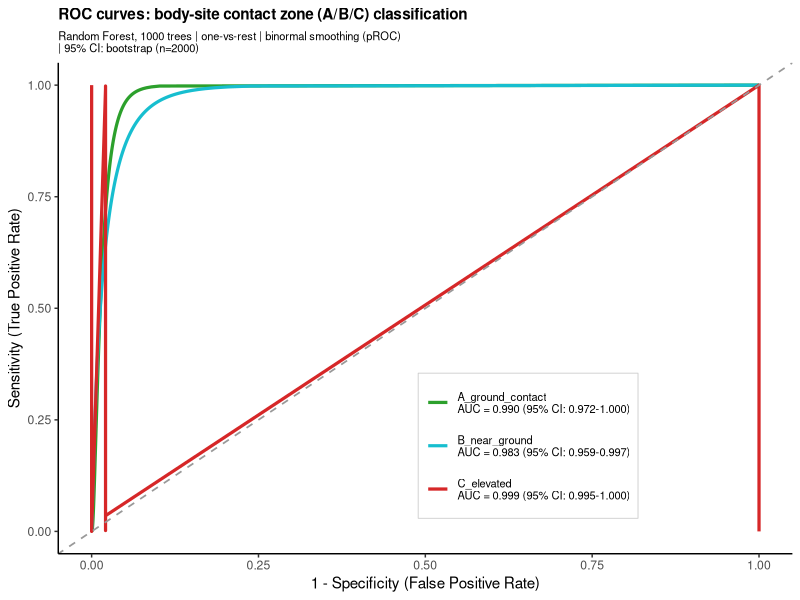

Here is the R script that generated this plot:
library(tidyverse)
library(randomForest)
library(pROC)

# NOTE: No independent test set available — ROC curves reflect training-set
# performance. OOB error from RF provides an approximately unbiased estimate
# of generalisation error (93.8% accuracy), but formal external validation
# requires a held-out cohort.

set.seed(42)
setwd("/home/veve/Dropbox/kone/qiime2")

contrib <- read.csv("pca_family_contributions.csv", check.names = FALSE)
imp_tbl <- read.csv("rf_family_importance.csv",     check.names = FALSE)

fam_cols <- setdiff(colnames(contrib), c("sample_id", "topology"))
shorten_fam <- function(x) sub(
  "d__Bacteria;p__Patescibacteria;c__Saccharimonadia;o__Saccharimonadales;__",
  "Saccharimonadales", x)

dat <- contrib %>%
  filter(topology != "Environment") %>%
  mutate(topo3 = case_when(
    topology %in% c("Left front pastern", "Muzzle")   ~ "A_ground_contact",
    topology %in% c("Ventral abdomen",    "Udder")     ~ "B_near_ground",
    topology %in% c("Dorsum", "Forehead", "Neck",
                    "Pectoral area")                    ~ "C_elevated"
  ) %>% factor(levels = c("A_ground_contact", "B_near_ground", "C_elevated")))

X <- dat %>% select(all_of(fam_cols)) %>%
     mutate(across(everything(), as.numeric)) %>%
     rename_with(shorten_fam)

# -------------------------
# Refit RF and get predicted probabilities
# -------------------------
rf <- randomForest(x = X, y = dat$topo3, ntree = 1000,
                   importance = FALSE, keep.forest = TRUE)
probs  <- predict(rf, type = "prob")
groups <- levels(dat$topo3)

# -------------------------
# Compute raw ROC, smoothed ROC, and 95% CI for AUC
# Smoothing: binormal method (fits Gaussian to score distributions in each class)
# CI: bootstrap, 2000 replicates
# -------------------------
cat("Computing bootstrap CIs (2000 replicates) — may take ~30 s...\n")

roc_ls <- lapply(groups, function(g) {
  resp <- ifelse(dat$topo3 == g, 1, 0)
  list(
    raw    = roc(resp, probs[, g], quiet = TRUE),
    smooth = smooth(roc(resp, probs[, g], quiet = TRUE), method = "binormal"),
    ci     = ci.auc(roc(resp, probs[, g], quiet = TRUE),
                    method = "bootstrap", boot.n = 2000, conf.level = 0.95,
                    progress = "none")
  )
})
names(roc_ls) <- groups

# -------------------------
# Build data frame of smoothed curves
# -------------------------
roc_df <- map_dfr(groups, function(g) {
  s <- roc_ls[[g]]$smooth
  tibble(group       = g,
         specificity = s$specificities,
         sensitivity = s$sensitivities)
})

# Legend labels with AUC + 95% CI
legend_labels <- sapply(groups, function(g) {
  ci  <- roc_ls[[g]]$ci
  auc <- as.numeric(roc_ls[[g]]$raw$auc)
  sprintf("%s\nAUC = %.3f (95%% CI: %.3f-%.3f)", g, auc, ci[1], ci[3])
})

cat("\n=== AUC with 95% bootstrap CI ===\n")
for (g in groups) {
  ci <- roc_ls[[g]]$ci
  cat(sprintf("%-20s AUC = %.3f  95%% CI: %.3f - %.3f\n",
              g, as.numeric(roc_ls[[g]]$raw$auc), ci[1], ci[3]))
}

topo3_cols <- c("A_ground_contact" = "#2ca02c",
                "B_near_ground"    = "#17becf",
                "C_elevated"       = "#d62728")

p_roc <- ggplot(roc_df, aes(x = 1 - specificity, y = sensitivity, colour = group)) +
  geom_line(linewidth = 1.1) +
  geom_abline(linetype = "dashed", colour = "grey60", linewidth = 0.6) +
  scale_colour_manual(values = topo3_cols, labels = legend_labels, name = NULL) +
  theme_classic(base_size = 11) +
  theme(legend.position  = c(0.64, 0.22),
        legend.text      = element_text(size = 8),
        legend.key.height = unit(1.1, "cm"),
        legend.background = element_rect(fill = "white", colour = "grey80",
                                         linewidth = 0.3),
        plot.title    = element_text(size = 11, face = "bold"),
        plot.subtitle = element_text(size = 8)) +
  labs(title    = "ROC curves: body-site contact zone (A/B/C) classification",
       subtitle = paste("Random Forest, 1000 trees | one-vs-rest | binormal smoothing (pROC)",
                        "| 95% CI: bootstrap (n=2000)", sep = "\n"),
       x = "1 - Specificity (False Positive Rate)",
       y = "Sensitivity (True Positive Rate)")

ggsave("roc_smoothed.png", p_roc, width = 6.5, height = 5.5, dpi = 300)
cat("Saved roc_smoothed.png\n")
